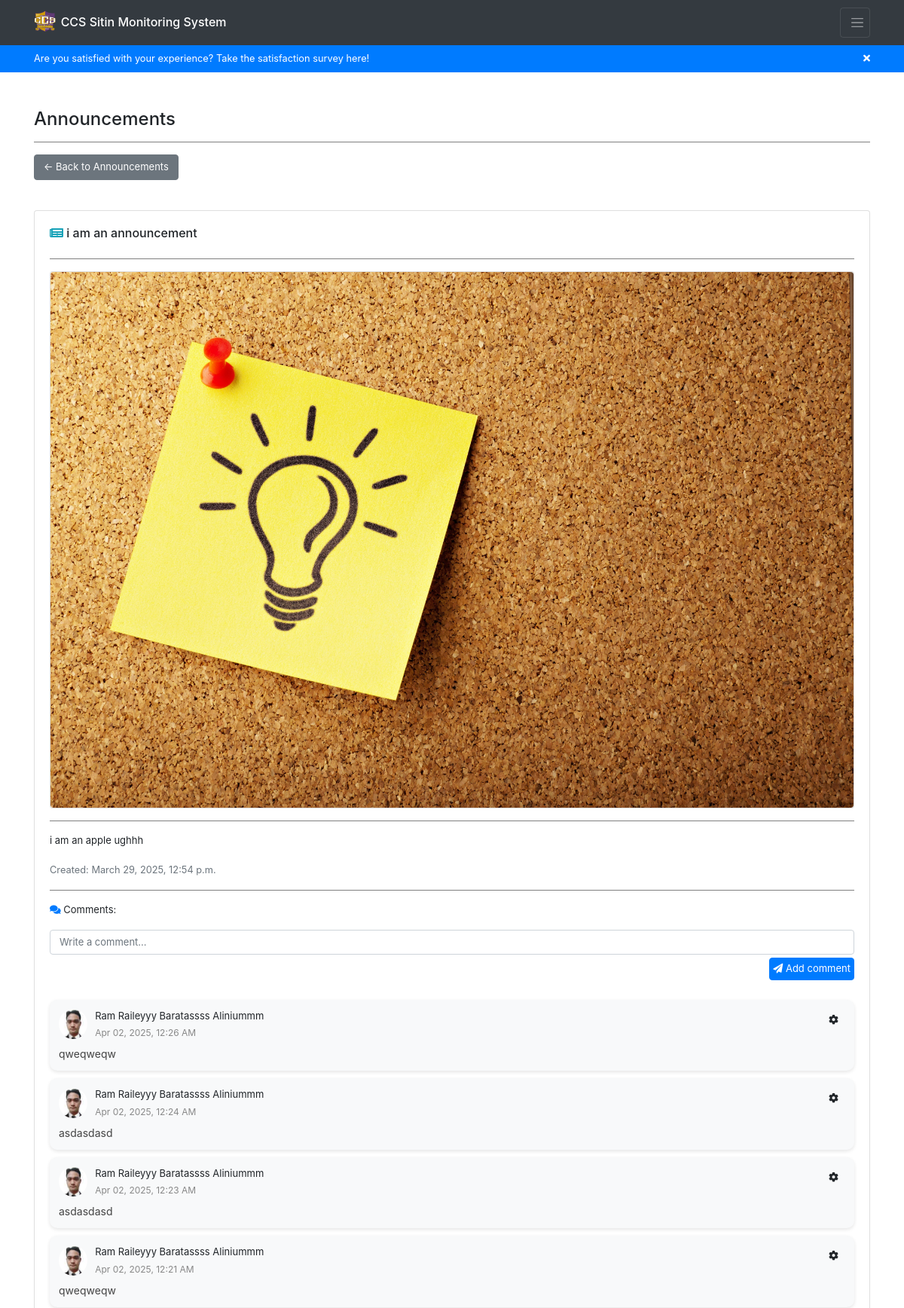
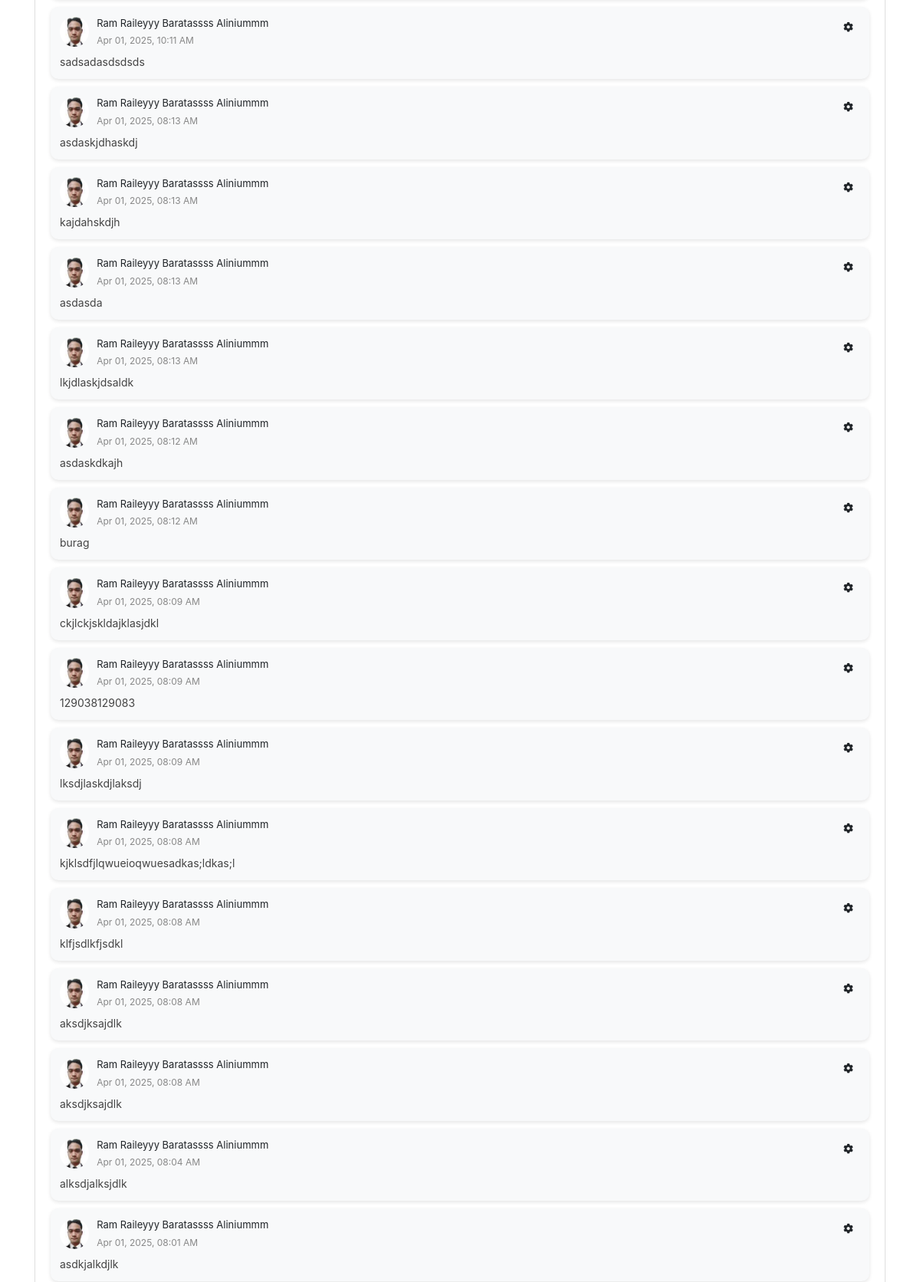
Screenshot of /announcements/6/ (signed in, upper part) with the database file from the repository (2 pictures, top to bottom).
### backend/models.py (models this page shows, shortened)
class Announcement(models.Model):
    title = models.CharField(max_length=255, blank=True, null=True)
    content = models.TextField(blank=True, null=True)
    image = models.ImageField(upload_to="announcements/", default="announcements/announcement.jpg", blank=True, null=True)
    date = models.DateTimeField(auto_now_add=True)
    updated_at = models.DateTimeField(auto_now=True)
    superuser = models.ForeignKey(User, on_delete=models.CASCADE, limit_choices_to={'is_superuser': True})

class AnnouncementComment(models.Model):
    comment = models.TextField(blank=True, null=True)
    date = models.DateTimeField(auto_now_add=True)
    updated_at = models.DateTimeField(auto_now=True)
    announcement = models.ForeignKey(Announcement, on_delete=models.CASCADE)
    user = models.ForeignKey(User, on_delete=models.CASCADE)

class Registration(models.Model):
    idno = models.IntegerField(primary_key=True)
    lastname = models.CharField(max_length=80, null=True, blank=True)
    firstname = models.CharField(max_length=80, null=True, blank=True)
    middlename = models.CharField(max_length=80, null=True, blank=True)
    course = models.CharField(max_length=80, choices=COURSE_CHOICES, null=True, blank=True)
    level = models.IntegerField(null=True, choices=LEVEL_CHOICES, blank=True)
    email = models.EmailField(max_length=80, null=True, blank=True)
    address = models.CharField(max_length=255, null=True, blank=True)
    sessions = models.IntegerField(default=30, null=True, blank=True)
    points = models.IntegerField(default=0, null=True, blank=True)
    sitins_count = models.IntegerField(default=0, null=True, blank=True)
    profilepicture_og = models.ImageField(upload_to="profiles/", default="profiles/default.jpg", blank=True, null=True)
    profilepicture_lg = models.ImageField(upload_to="profiles/", default="profiles/default_lg.jpg", blank=True, null=True)
    profilepicture_md = models.ImageField(upload_to="profiles/", default="profiles/default_md.jpg", blank=True, null=True)
    profilepicture_sm = models.ImageField(upload_to="profiles/", default="profiles/default_sm.jpg", blank=True, null=True)
    profiledescription = models.TextField(blank=True, null=True)
    username = models.OneToOneField(User, on_delete=models.CASCADE)

### backend/views.py (the view)
# urls.py: path('announcements/<int:announcement_id>/', views.announcement, name='user-announcement'),
@login_required
def announcement(request, announcement_id):
    if request.user.is_authenticated:
        announcement = get_object_or_404(Announcement, pk=announcement_id)
        comments = AnnouncementComment.objects.filter(
            announcement=announcement
        ).select_related(
            'user',  # Fetches the related User in the same query
            'user__registration'  # Fetches the related Registration in the same query
        ).order_by('-updated_at')
        paginator = Paginator(comments, 30)
        page_number = request.GET.get('page')
        page_obj = paginator.get_page(page_number)
        return render(request, 'backend/pages/announcement.html', context={ 'announcement': announcement, 'announcementcomments': page_obj })
    return redirect('/')

### backend/templatetags/custom_filters.py (called while the page is built)
@register.filter
def time_ago(value):
    now = datetime.now(timezone.utc)
    diff = now - value
    seconds = diff.total_seconds()
    if seconds < 60:
        return f"{int(seconds)} seconds ago"
    elif seconds < 3600:
        minutes = int(seconds / 60)
        return f"{minutes} minute{'s' if minutes != 1 else ''} ago"
    elif seconds < 86400:
        hours = int(seconds / 3600)
        return f"{hours} hour{'s' if hours != 1 else ''} ago"
    else:
        return value.strftime("%b %d, %Y, %I:%M %p ")  # Fallback to date if > 1 day

### backend/templates/backend/pages/announcement.html (shortened to what this page needs)
{% extends 'backend/base.html' %}
{% load static %}
{% load custom_filters %}
{% block content %}
<div class="container mt-5">
    <h4>Announcements</h4>
    <hr>
    <button class="btn btn-secondary mb-3" onclick="window.location.href = '{% url "user-announcements" %}'">
        ← Back to Announcements
    </button>
    <div id="announcement-body" class="card mt-4 rounded-box">
        <div class="card-body">
            <div class="d-flex justify-content-between align-items-center">
                <h6><i class="fas fa-newspaper text-info"></i> {{ announcement.title }}</h6>
            </div>
            <hr>
            {% if announcement.image %}
            <div class="text-center card">
                <img src="{{ announcement.image.url }}" alt="Announcement Image" class="img-fluid rounded" style="object-fit: cover;">
            </div>
            <hr>
            {% endif %}
            <p>{{ announcement.content }}</p>
            <small class="text-muted">Created: {{ announcement.date }}</small>
            <hr>
            <p>
                <i class="fas fa-comments text-primary"></i> Comments:</p>
            <form id="comment-form">
                <div class="form-group">
                    <textarea class="form-control" placeholder="Write a comment..."
                        oninput="this.style.height = ''; this.style.height = this.scrollHeight + 'px'" rows="1"
                        style="resize: none;" required></textarea>
                    <button type="button"
                        data-announcement_id="{{ announcement.id }}"
                        onclick="PostComment(this, this.parentElement.parentElement)"
                        class="btn p-1 mt-1 btn-primary float-right"><i class="fas fa-paper-plane"></i> Add comment</button>
                </div>
            </form>
        {% if announcementcomments %}
            {% for comment in announcementcomments %}
            <div class="comment-card w-full">
                <div class="comment-header d-flex align-items-center">
                    <img src="{{ comment.user.registration.profilepicture_sm.url }}" alt="comment profile pic"
                        class="comment-pic">
                    <div class="d-flex justify-content-between w-100">
                        <div class="comment-user-info flex-grow-1">
                            <p class="mb-1">{{ comment.user.registration.firstname }} {{ comment.user.registration.middlename }} {{ comment.user.registration.lastname }}</p>
                            <span class="comment-date">{{ comment.date|time_ago }}</span>
                        </div>
                        <div class="dropdown ms-auto">
                            <button class="btn btn-light btn-sm" type="button" id="dropdownMenuButton"
                                data-toggle="dropdown" aria-haspopup="true" aria-expanded="false">
                                <i class="fas fa-cog"></i>
                            </button>
                        </div>
                    </div>
                </div>
                <div id="comment-text-{{ comment.id }}" class="comment-body">
                    <p>{% if comment.comment %}{{ comment.comment }}{% else %}N\A{% endif %}</p>
                </div>
            </div>
            {% endfor %}
        {% else %}
            <p class="text-muted"><i class="fas fa-info-circle"></i> No comments yet.</p>
        {% endif %}
        </div>
    </div>
</div>
{% endblock content %}

### backend/static/backend/css/styles.css (style rules this page uses)
* { box-sizing: border-box; padding: 0; margin: 0; }
p { font-size: small; }
button { font-size: small; }
.btn { font-size: small; }
form { display: flex; flex-direction: column; row-gap: 10px; }
hr { width: 100%; border: none; border-top: 1px solid gray; }
.comment-card { background: #f8f9fa; border-radius: 10px; padding: 12px; margin: 10px 0; display: flex; flex-direction: column; box-shadow: 0 2px 5px rgba(0, 0, 0, 0.1); }
.comment-header { display: flex; align-items: center; margin-bottom: 8px; }
.comment-pic { width: 40px; height: 40px; border-radius: 50%; object-fit: cover; margin-right: 10px; }
.comment-user-info { display: flex; flex-direction: column; }
.comment-date { font-size: 12px; color: #888; }
.comment-body p { font-size: 14px; margin: 0; color: #444; }
input[type="text"], input[type="email"], input[type="password"], input[type="number"], input[type="search"], input[type="tel"], input[type="url"], input[type="date"], input[type="datetime-local"], input[type="month"], input[type="week"], input[type="time"], textarea, select { font-size: small !important; }

### rows the page displays
Announcement: title "i am an announcement", image (picture), content "i am an apple ughhh", date "March 29, 2025, 12:54 p.m."
AnnouncementComment: user.registration.profilepicture_sm (picture), user.registration.firstname "Ram Raileyyy", user.registration.middlename "Baratassss", user.registration.lastname "Aliniummm", date "Apr 02, 2025, 12:26 AM", comment "qweqweqw"
AnnouncementComment: user.registration.profilepicture_sm (picture), user.registration.firstname "Ram Raileyyy", user.registration.middlename "Baratassss", user.registration.lastname "Aliniummm", date "Apr 02, 2025, 12:24 AM", comment "asdasdasd"
AnnouncementComment: user.registration.profilepicture_sm (picture), user.registration.firstname "Ram Raileyyy", user.registration.middlename "Baratassss", user.registration.lastname "Aliniummm", date "Apr 02, 2025, 12:23 AM", comment "asdasdasd"
AnnouncementComment: user.registration.profilepicture_sm (picture), user.registration.firstname "Ram Raileyyy", user.registration.middlename "Baratassss", user.registration.lastname "Aliniummm", date "Apr 02, 2025, 12:21 AM", comment "qweqweqw"
AnnouncementComment: user.registration.profilepicture_sm (picture), user.registration.firstname "Ram Raileyyy", user.registration.middlename "Baratassss", user.registration.lastname "Aliniummm", date "Apr 01, 2025, 10:11 AM", comment "sadsadasdsdsds"
AnnouncementComment: user.registration.profilepicture_sm (picture), user.registration.firstname "Ram Raileyyy", user.registration.middlename "Baratassss", user.registration.lastname "Aliniummm", date "Apr 01, 2025, 08:13 AM", comment "asdaskjdhaskdj"
AnnouncementComment: user.registration.profilepicture_sm (picture), user.registration.firstname "Ram Raileyyy", user.registration.middlename "Baratassss", user.registration.lastname "Aliniummm", date "Apr 01, 2025, 08:13 AM", comment "kajdahskdjh"
AnnouncementComment: user.registration.profilepicture_sm (picture), user.registration.firstname "Ram Raileyyy", user.registration.middlename "Baratassss", user.registration.lastname "Aliniummm", date "Apr 01, 2025, 08:13 AM", comment "asdasda"
AnnouncementComment: user.registration.profilepicture_sm (picture), user.registration.firstname "Ram Raileyyy", user.registration.middlename "Baratassss", user.registration.lastname "Aliniummm", date "Apr 01, 2025, 08:13 AM", comment "lkjdlaskjdsaldk"
AnnouncementComment: user.registration.profilepicture_sm (picture), user.registration.firstname "Ram Raileyyy", user.registration.middlename "Baratassss", user.registration.lastname "Aliniummm", date "Apr 01, 2025, 08:12 AM", comment "asdaskdkajh"
AnnouncementComment: user.registration.profilepicture_sm (picture), user.registration.firstname "Ram Raileyyy", user.registration.middlename "Baratassss", user.registration.lastname "Aliniummm", date "Apr 01, 2025, 08:12 AM", comment "burag"
AnnouncementComment: user.registration.profilepicture_sm (picture), user.registration.firstname "Ram Raileyyy", user.registration.middlename "Baratassss", user.registration.lastname "Aliniummm", date "Apr 01, 2025, 08:09 AM", comment "ckjlckjskldajklasjdkl"
AnnouncementComment: user.registration.profilepicture_sm (picture), user.registration.firstname "Ram Raileyyy", user.registration.middlename "Baratassss", user.registration.lastname "Aliniummm", date "Apr 01, 2025, 08:09 AM", comment "129038129083"
AnnouncementComment: user.registration.profilepicture_sm (picture), user.registration.firstname "Ram Raileyyy", user.registration.middlename "Baratassss", user.registration.lastname "Aliniummm", date "Apr 01, 2025, 08:09 AM", comment "lksdjlaskdjlaksdj"
AnnouncementComment: user.registration.profilepicture_sm (picture), user.registration.firstname "Ram Raileyyy", user.registration.middlename "Baratassss", user.registration.lastname "Aliniummm", date "Apr 01, 2025, 08:08 AM", comment "kjklsdfjlqwueioqwuesadkas;ldkas;l"
AnnouncementComment: user.registration.profilepicture_sm (picture), user.registration.firstname "Ram Raileyyy", user.registration.middlename "Baratassss", user.registration.lastname "Aliniummm", date "Apr 01, 2025, 08:08 AM", comment "klfjsdlkfjsdkl"
AnnouncementComment: user.registration.profilepicture_sm (picture), user.registration.firstname "Ram Raileyyy", user.registration.middlename "Baratassss", user.registration.lastname "Aliniummm", date "Apr 01, 2025, 08:08 AM", comment "aksdjksajdlk"
AnnouncementComment: user.registration.profilepicture_sm (picture), user.registration.firstname "Ram Raileyyy", user.registration.middlename "Baratassss", user.registration.lastname "Aliniummm", date "Apr 01, 2025, 08:08 AM", comment "aksdjksajdlk"
AnnouncementComment: user.registration.profilepicture_sm (picture), user.registration.firstname "Ram Raileyyy", user.registration.middlename "Baratassss", user.registration.lastname "Aliniummm", date "Apr 01, 2025, 08:04 AM", comment "alksdjalksjdlk"
AnnouncementComment: user.registration.profilepicture_sm (picture), user.registration.firstname "Ram Raileyyy", user.registration.middlename "Baratassss", user.registration.lastname "Aliniummm", date "Apr 01, 2025, 08:01 AM", comment "asdkjalkdjlk"
